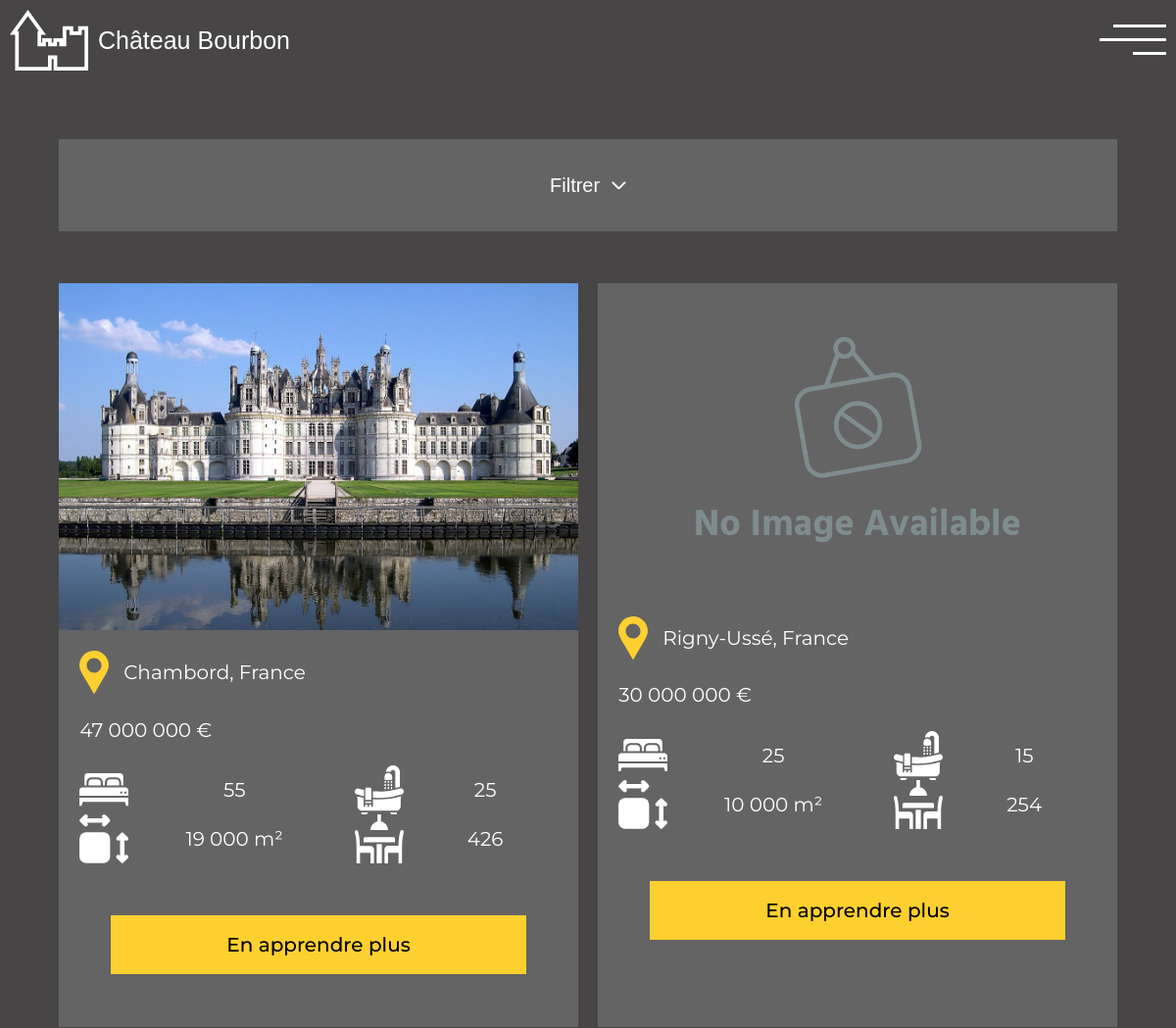
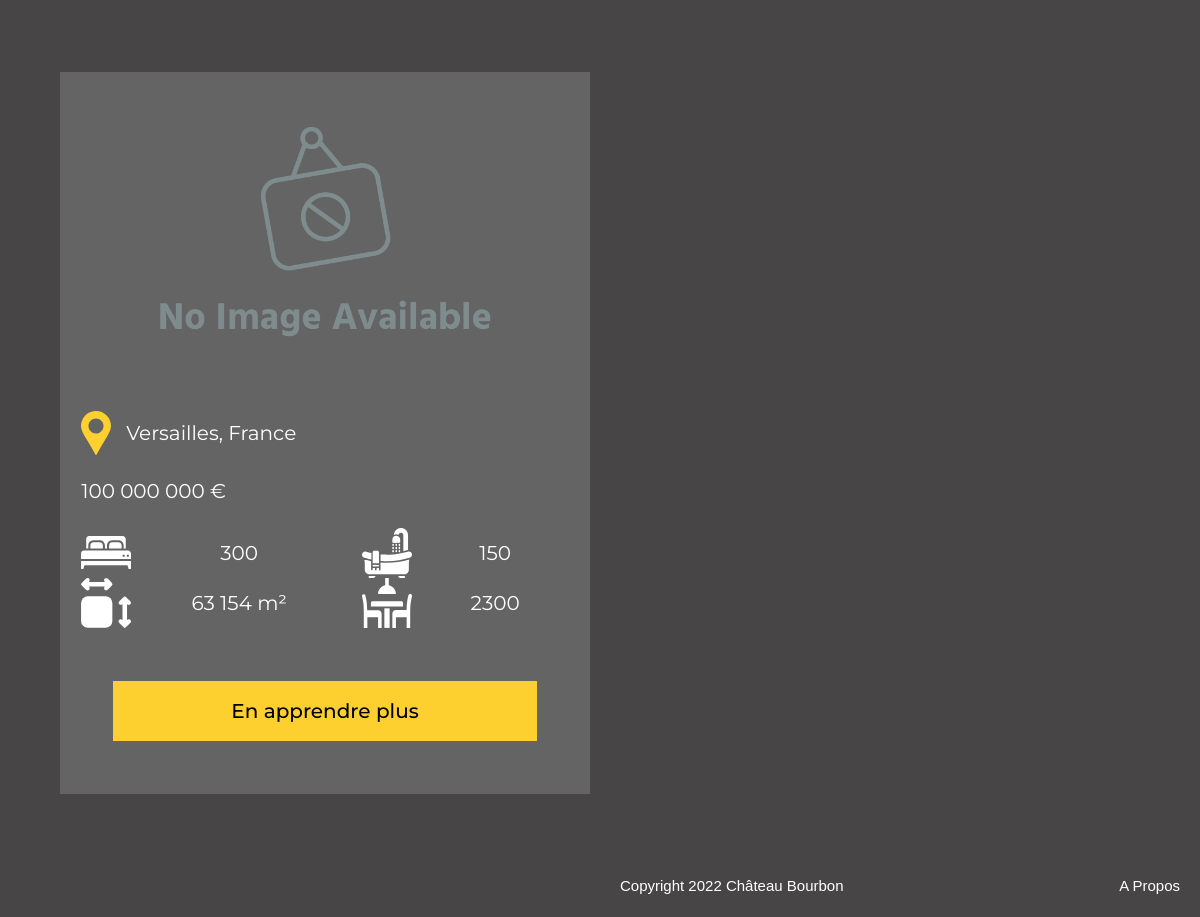
The app's page /index.php?action=chateau with its own data (2 pictures, top to bottom).
### tables this page shows
CREATE TABLE `biens` (
  `id` int(11) NOT NULL,
  `nom` varchar(255) NOT NULL,
  `visible` tinyint(1) NOT NULL,
  `prix` float NOT NULL,
  `adresse` varchar(255) NOT NULL,
  `region` enum('auverge-rhone-alpes','bourgogne-franche-comte','bretagne','centre-val-de-loire','corse','grand-est','hauts-de-france','ile-de-france','normandie','nouvelle-aquitaine','occitanie','paca','pays-de-la-loire') NOT NULL,
  `x` float NOT NULL,
  `y` float NOT NULL,
  `chambres` int(11) NOT NULL,
  `sdb` int(11) NOT NULL,
  `superficie` float NOT NULL,
  `pieces` int(11) NOT NULL,
  `epoque` enum('XV','XVI','XVII','XVIII','XIX','XX') NOT NULL,
  `statut` enum('classe','nonclasse') NOT NULL,
  `etat` enum('restauration','excellent') NOT NULL,
  `description` text NOT NULL,
  `urlVisite` varchar(255) NOT NULL
);

### controleur/controleur.php (called while the page is built, shortened)
<?php
require_once "modele/bdd.php";
require_once "modele/chateau.php";
function chateau()
{
    $objCha = new chateau();
    if (isset($_GET['tri'])) {
        if (isset($_POST['region'])) {
            $region = $_POST['region'];
        } else {
            $region = "";
        }
        if (isset($_POST['prixMin'])) {
            $prixMin = $_POST['prixMin'];
        } else {
            $prixMin = "";
        }
        if (isset($_POST['prixMax'])) {
            $prixMax = $_POST['prixMax'];
        } else {
            $prixMax = "";
        }
        if (isset($_POST['epoque'])) {
            $epoque = $_POST['epoque'];
        } else {
            $epoque = "";
        }
        if (isset($_POST['statut'])) {
            $statut = $_POST['statut'];
        } else {
            $statut = "";
        }
        if (isset($_POST['etat'])) {
            $etat = $_POST['etat'];
        } else {
            $etat = "";
        }
        $chateaux = $objCha->getChateauxTri($region, $prixMin, $prixMax, $epoque, $statut, $etat);
    } else {
        $chateaux = $objCha->getChateauxVisible();
    }
    require "vue/vueChateau.php";
}

### modele/chateau.php (called while the page is built, shortened)
<?php
require_once "modele/bdd.php";
class chateau extends database
{
    public function getChateauxVisible()
    {
        $req = "SELECT id, nom, adresse, prix, chambres, sdb, superficie, pieces, epoque, statut, etat FROM biens WHERE visible = '1'";
        $chateauxVisi = $this->execReq($req);
        return $chateauxVisi;
    }
}

### modele/bdd.php (called while the page is built, shortened)
<?php
abstract class database
{
    private $bdd;
    protected function execReq($req)
    {
        $reponse = $this->connexionBDD()->query($req);
        $resultat = $reponse->fetchAll(PDO::FETCH_ASSOC);
        return $resultat;
    }
    private function connexionBDD()
    {
        if (!isset($this->bdd))
            try {
                $options = array(PDO::MYSQL_ATTR_INIT_COMMAND => "SET NAMES utf8");
                $this->bdd = new PDO('mysql:host=' . DBHOST . ';dbname=' . DBNAME, DBUSER, DBPWD,
                    $options);
            } catch (Exception $err) {
                throw new Exception("Connexion à la BDD");
            }
        return $this->bdd;
    }
}

### vue/vueChateau.php (the view, shortened to what this page needs)
    <main>
        <div class="contourChateau">
            <div class="menuFiltre">
                <div>Filtrer</div>
                <svg xmlns="http://www.w3.org/2000/svg" width="14.828" height="8.414" viewBox="0 0 14.828 8.414">
                    <path id="Tracé_3" data-name="Tracé 3" d="M6,9l6,6,6-6" transform="translate(-4.586 -7.586)"
                          fill="none"
                          stroke="#fff" stroke-linecap="round" stroke-linejoin="round" stroke-width="2"/>
                </svg>
            </div>
            <div class="gridBiens">
                <?php
                foreach ($chateaux as $item) {
                    ?>
                    <div class="contourBiens <?= $item["epoque"] ?> <?= $item["statut"] ?> <?= $item["etat"] ?>">
                        <div class="bien">
                            <?php
                            if (is_file("img/biens/" . $item["id"] . "-1.jpg")) {
                                ?>
                                <img src="img/biens/<?= $item["id"] ?>-1.jpg">
                                <?php
                            } elseif (is_file("img/biens/" . $item["id"] . "-1.jpeg")) {
                                ?>
                                <img src="img/biens/<?= $item["id"] ?>-1.jpeg">
                                <?php
                            } elseif (is_file("img/biens/" . $item["id"] . "-1.png")) {
                                ?>
                                <img src="img/biens/<?= $item["id"] ?>-1.png">
                                <?php
                            } else {
                                ?>
                                <img src="img/no_image.png">
                                <?php
                            }
                            ?>
                            <div class="localisationChateau">
                                <div class="titreChateau"><?= $item["adresse"] ?></div>
                            </div>
                            <div>
                                <div class="prixChateaux"><?= number_format(intval($item["prix"]), 0, ",", " ") ?>
                                    €
                                </div>
                                <div class="contourIcone">
                                    <div class="ligneIcone">
                                        <div class="iconeChateau iconeDroit">
                                            <div><?= $item["chambres"] ?></div>
                                        </div>
                                        <div class="iconeChateau iconeGauche">
                                            <div><?= $item["sdb"] ?></div>
                                        </div>
                                    </div>
                                    <div class="ligneIcone">
                                        <div class="iconeChateau iconeDroit">
                                            <div><?= number_format(intval($item["superficie"]), 0, ",", " ") ?> m²</div>
                                        </div>
                                        <div class="iconeChateau iconeGauche">
                                            <div><?= $item["pieces"] ?></div>
                                        </div>
                                    </div>
                                </div>
                                <a class="boutonJaune" href="index.php?action=chateaux&id=<?= $item["id"] ?>">
                                    <div>En apprendre plus</div>
                                </a>
                            </div>
                        </div>
                    </div>
                    <?php
                }
                ?>
            </div>
    </main>
<?php
$contenue = ob_get_clean();
require_once "vue/gabarit/gabarit.php";

### index.php (shortened to what this page needs)
<?php
require_once "controleur/controleur.php";
if (isset($_GET["action"])) {
    if ($_GET["action"] == "chateau") {
        chateau();
    } elseif ($_GET["action"] == "chateaux" and isset($_GET["id"])) {
        chateaux();
    } elseif ($_GET["action"] == "visiteVirtuelle" and isset($_GET["id"])) {
        visiteVirtuelle();
    } elseif ($_GET["action"] == "carte" and isset($_GET["id"])) {
        carte();
    } elseif ($_GET["action"] == "contact") {
        contact();
    } elseif ($_GET["action"] == "formAchat") {
        formAchat();
    } elseif ($_GET["action"] == "formVente") {
        formVente();
    } elseif ($_GET["action"] == "blog") {
        blog();
    } elseif ($_GET["action"] == "blogs") {
        blogs();
    } elseif ($_GET["action"] == "login") {
        login();
    } elseif ($_GET["action"] == "verifLogin") {
        verifLogin();
    } elseif ($_GET["action"] == "legal") {
        legal();
    } elseif ($_GET["action"] == "admin") {
        if (isset($_SESSION["login"])) {
            admin();
        } else {
            header("Location: index.php?action=login");
        }
    } elseif ($_GET["action"] == "gestBien") {
        if (isset($_SESSION["login"]) and str_contains($_SESSION["login"][1], "biens")) {
            gestBien();
        } else {
            header("Location: index.php?action=login");
        }
    } elseif ($_GET["action"] == "gestBiens") {
        if (isset($_SESSION["login"]) and str_contains($_SESSION["login"][1], "biens")) {
            gestBiens();
        } else {
            header("Location: index.php?action=login");
        }
    } elseif ($_GET["action"] == "gestUti") {
        if (isset($_SESSION["login"]) and str_contains($_SESSION["login"][1], "biens") and str_contains($_SESSION["login"][1], "blog")) {
            gestUti();
        } else {
            header("Location: index.php?action=login");
        }
    } elseif ($_GET["action"] == "gestUtis") {
        if (isset($_SESSION["login"]) and str_contains($_SESSION["login"][1], "biens") and str_contains($_SESSION["login"][1], "blog")) {
            gestUtis();
        } else {
            header("Location: index.php?action=login");
        }
    } elseif ($_GET["action"] == "formContact") {
        if (isset($_SESSION["login"])) {
            formContact();
        } else {
            header("Location: index.php?action=login");
        }
    } elseif ($_GET["action"] == "gestBlog") {
        if (isset($_SESSION["login"]) and str_contains($_SESSION["login"][1], "blog")) {
            gestBlog();
        } else {
            header("Location: index.php?action=login");
        }
    } elseif ($_GET["action"] == "gestBlogs") {
        if (isset($_SESSION["login"]) and str_contains($_SESSION["login"][1], "blog")) {
            gestBlogs();
        } else {
            header("Location: index.php?action=login");
        }
    } elseif ($_GET["action"] == "unLogin") {
        if (isset($_SESSION["login"])) {
            unLogin();
        } else {
            header("Location: index.php?action=login");
        }
    } elseif ($_GET["action"] == "ajoutBien") {
        if (isset($_SESSION["login"]) and str_contains($_SESSION["login"][1], "biens")) {
            ajoutBien();
        } else {
            header("Location: index.php?action=login");
        }
    } elseif ($_GET["action"] == "modifBien") {
        if (isset($_SESSION["login"]) and str_contains($_SESSION["login"][1], "biens")) {
            modifBien();
        } else {
            header("Location: index.php?action=login");
        }
    } elseif ($_GET["action"] == "delBien" and isset($_GET["id"])) {
        if (isset($_SESSION["login"]) and str_contains($_SESSION["login"][1], "biens")) {
            delBien();
        } else {
            header("Location: index.php?action=login");
        }
    } elseif ($_GET["action"] == "ajoutUti") {
        if (isset($_SESSION["login"]) and str_contains($_SESSION["login"][1], "biens") and str_contains($_SESSION["login"][1], "blog")) {
            ajoutUti();
        } else {
            header("Location: index.php?action=login");
        }
    } elseif ($_GET["action"] == "modifUti") {
        if (isset($_SESSION["login"]) and str_contains($_SESSION["login"][1], "biens") and str_contains($_SESSION["login"][1], "blog")) {
            modifUti();
        } else {
            header("Location: index.php?action=login");
        }
    }
} else {
    accueil();
}

### vue/gabarit/gabarit.php (shortened to what this page needs)
<!doctype html>
<html lang="fr">
<head>
    <link href="https://cdn.jsdelivr.net/npm/bootstrap@5.2.3/dist/css/bootstrap.min.css" rel="stylesheet">
    <link rel="stylesheet" href="styles/style.css">
    <link rel='stylesheet' media='screen and (min-width: 800px) and (max-width: 1439px)'
          href='styles/medium-style.css'/>
    <link rel="stylesheet" media="screen and (min-device-width: 1440px)" href="styles/desktop-style.css"/>
</head>
<body>
<?php require("vue/gabarit/header.php"); ?>
<?= $contenue ?>
<?php require("vue/gabarit/footer.php"); ?>
</body>
</html>

### vue/gabarit/header.php (shortened to what this page needs)
<header>
    <a class="header" href="index.php">
        <img src="img/logo.svg" alt="Logo de chateau">
        <h1>Château Bourbon</h1>
    </a>
    <div class="menu" alt="Trois traits espacés">
        <img src="img/menu.svg">
    </div>
</header>

### vue/gabarit/footer.php
<div class="contourFooter">
<footer>
    <div>Copyright 2022 Château Bourbon</div>
    <a href="index.php?action=legal">A Propos</a>
</footer>
</div>

### styles/style.css (style rules this page uses)
:root { --gris-clair: #B2B2B2; --gris-semi-clair: #646464; --gris-fonce: #474545; --vert: #0CB029; --rouge: #A8201A; --vert-clair: #55AC65; --rouge-clair: #AB534F; --jaune: #FED02F; --violet: #420039; --bleu: #007BFF; }
html, body { height: 100% }
body { margin: 0; background-color: var(--gris-fonce); display: grid; grid-template-rows: auto 1fr auto; }
img { width: 100%; }
header { display: grid; grid-template-columns: 1fr auto; margin: 10px; }
.header { display: flex; font-family: rockwell-nova, sans-serif; gap: 10px; align-items: center; text-decoration: none; }
.header > h1 { font-weight: 400; font-style: normal; font-size: 25px; color: white; margin: 0 }
.header > img { width: 80px; }
.menu { display: flex; align-items: center; }
footer { color: white; font-family: rockwell-nova, sans-serif; font-weight: 400; font-size: 15px; display: grid; grid-template-columns: 1fr auto; padding: 5%; }
footer > a { text-decoration: none; color: white; }
.contourChateau { margin: 5% }
.menuFiltre { display: flex; color: white; font-family: rockwell-nova, sans-serif; font-weight: 400; font-size: 20px; font-style: normal; justify-content: center; align-items: center; gap: 12px; background-color: var(--gris-semi-clair); padding: 3%; }
.menuFiltre > svg { transition: transform 0.2s }
.contourBiens { margin-top: 10%; background-color: var(--gris-semi-clair); color: white; font-family: 'Montserrat', sans-serif; font-weight: 400; font-style: normal; font-size: 20px; padding-bottom: 0.1%; }
#location { width: 30px }
.localisationChateau { display: flex; align-items: center; gap: 15px; margin: 4%; }
.prixChateaux { margin: 4%; }
.iconeChateau { display: grid; grid-template-columns: auto 1fr; align-items: center; gap: 10px; justify-items: center; }
.iconeDroit { grid-area: droite; }
.iconeGauche { grid-area: gauche; }
.iconeChateau svg { width: 50px; }
.ligneIcone { display: grid; grid-template-columns: 52.5% 5% 42.5%; grid-template-rows: auto; grid-template-areas: "droite . gauche"; align-content: center; }
.contourIcone { margin: 4%; }
.boutonJaune { background-color: var(--jaune); font-family: 'Montserrat', sans-serif; font-weight: 500; font-style: normal; font-size: 20px; margin: 10%; display: flex; justify-content: center; align-items: center; padding: 15px; text-decoration: none; color: black; text-align: center; }

### styles/medium-style.css (style rules this page uses)
.contourFooter { display: grid; grid-template-columns: 1fr 1fr; grid-template-areas: ". footer"; }
footer { padding: 20px; grid-area: footer; }
.gridBiens { display: grid; grid-template-columns: 1fr 1fr; grid-gap: 20px; }

### styles/desktop-style.css (style rules this page uses)
.contourFooter { display: grid; grid-template-columns: 1fr 1fr 1fr 1fr; grid-template-areas: ". . . footer"; }
footer { padding: 10px; grid-area: footer; grid-gap: 10px; }
.menu { display: none; }
header { grid-template-columns: auto 1fr; align-items: center; }
.gridBiens { display: grid; grid-template-columns: repeat(4, 1fr); grid-gap: 20px; }
.menuFiltre { display: none; }

### records on screen
biens: adresse "Chambord, France", prix "47 000 000", chambres "55", sdb "25", superficie "19 000", pieces "426"
biens: adresse "Rigny-Ussé, France", prix "30 000 000", chambres "25", sdb "15", superficie "10 000", pieces "254"
biens: adresse "Versailles, France", prix "100 000 000", chambres "300", sdb "150", superficie "63 154", pieces "2300"
